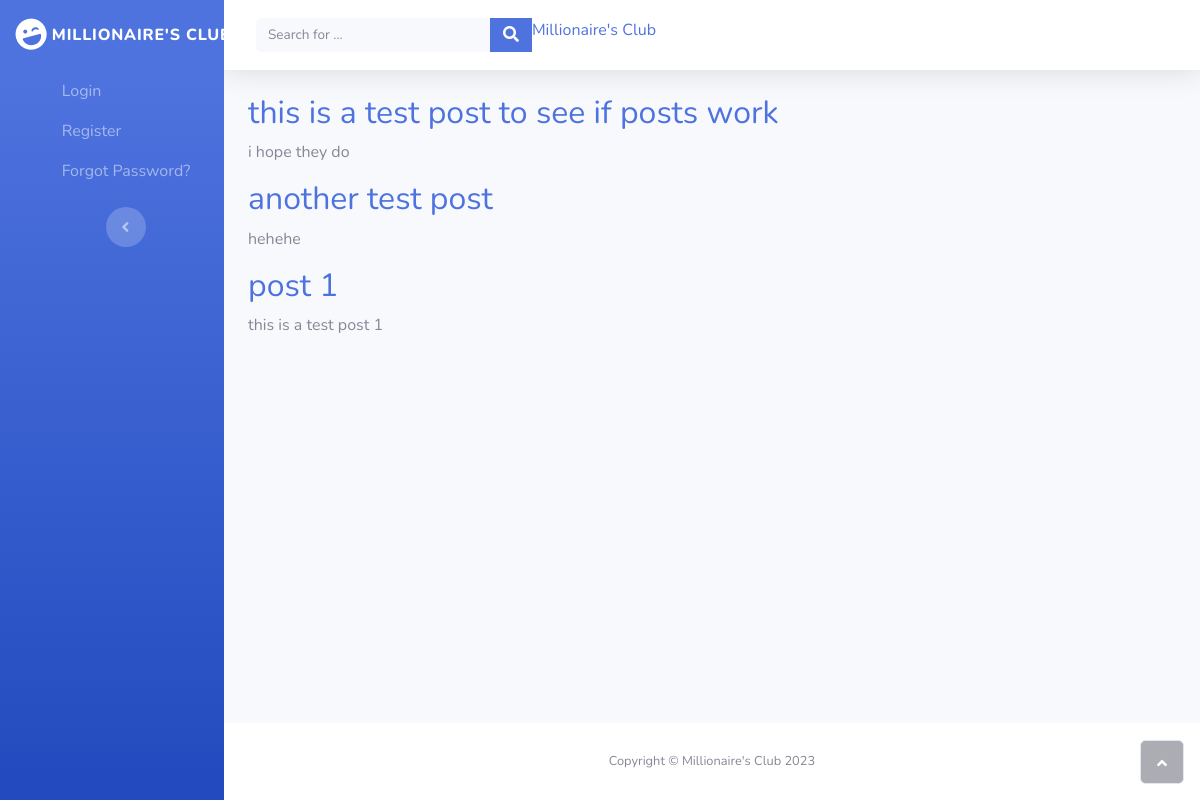
/home/, run on the app's committed database.
### blog/models.py (models this page shows, shortened)
class Post(models.Model):
    title = models.CharField(max_length=100)
    content = models.TextField()
    date = models.DateTimeField(default=timezone.now)
    author = models.ForeignKey(User, on_delete=models.CASCADE) # If a user created the post is deleted, posts are deleted as well.ß

### blog/views.py (the view)
# urls.py: path('home/', PostListView.as_view(), name='blog-home'),
class PostListView(ListView):
    model = Post
    template_name = 'blog/home.html'  # <app>/<model>_<viewtype>.html
    context_object_name = 'posts'
    ordering = ['-date']
    paginate_by = 3

### blog/templates/blog/home.html
{% extends "blog/base.html" %}
{% block content %}
  {% for post in posts %}
    <h2>
      <a class="article-title" href="{% url 'post-detail' post.id %}">{{ post.title }}</a>
    </h2>
    <p>{{ post.content }}</p>
  {% endfor %}
{% endblock content %}

### data on the page
Post: title "this is a test post to see if posts work", content "i hope they do"
Post: title "another test post", content "hehehe"
Post: title "post 1", content "this is a test post 1"
